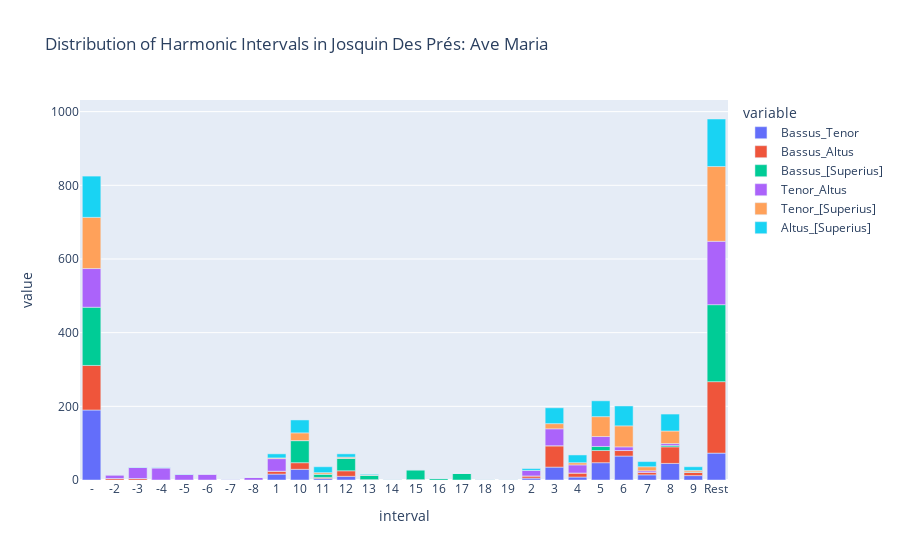

Notebook source saved alongside this figure:
### Code cell
# new har

kind = 'd'
directed = True
compound = True

interval_order_quality = ["-P8", "-M7", "-m7", "-M6", "-m6", "-P5", "-P4", "-M3", 
                          "-m3", "-M2", "-m2", "P1", "m2", "M2", "m3", "M3",
                          "P4", "P5", "m6", "M6", "m7", "M7", "P8"]
har = piece.harmonic(kind = kind, directed = directed, compound = compound)
har = har.fillna("-")
# count up the values in each item column--sum for each pitch.  
# make a copy 
har = har.apply(pd.Series.value_counts).fillna(0).astype(int).reset_index().copy()
# rename the index column to something more useful
har.rename(columns = {'index':'interval'}, inplace = True)
# apply the categorical list and sort
if kind == 'q':
    har['interval'] = pd.Categorical(har["interval"], categories=interval_order_quality)
har = har.sort_values(by = "interval").dropna().copy()
voices = har.columns.to_list()
# collect and print information about composer and piece
px.bar(har, x="interval", y=voices, title="Distribution of Harmonic Intervals in " + 
       piece.metadata['composer'] + ": " + piece.metadata['title'])

### Figure 1 — Plotly figure (JSON) as saved in the notebook; plotly's stock layout.template omitted (floating-point values rounded to 4 significant figures)
{"data": [{"alignmentgroup": "True", "hovertemplate": "variable=Bassus_Tenor<br>interval=%{x}<br>value=%{y}<extra></extra>", "legendgroup": "Bassus_Tenor", "marker": {"color": "#636efa", "pattern": {"shape": ""}}, "name": "Bassus_Tenor", "offsetgroup": "Bassus_Tenor", "orientation": "v", "showlegend": true, "textposition": "auto", "type": "bar", "x": ["-", "-2", "-3", "-4", "-5", "-6", "-7", "-8", "1", "10", "11", "12", "13", "14", "15", "16", "17", "18", "19", "2", "3", "4", "5", "6", "7", "8", "9", "Rest"], "xaxis": "x", "y": [190, 0, 0, 0, 0, 0, 0, 0, 16, 29, 4, 10, 0, 0, 0, 0, 0, 0, 0, 5, 35, 8, 47, 65, 14, 45, 12, 73], "yaxis": "y"}, {"alignmentgroup": "True", "hovertemplate": "variable=Bassus_Altus<br>interval=%{x}<br>value=%{y}<extra></extra>", "legendgroup": "Bassus_Altus", "marker": {"color": "#EF553B", "pattern": {"shape": ""}}, "name": "Bassus_Altus", "offsetgroup": "Bassus_Altus", "orientation": "v", "showlegend": true, "textposition": "auto", "type": "bar", "x": ["-", "-2", "-3", "-4", "-5", "-6", "-7", "-8", "1", "10", "11", "12", "13", "14", "15", "16", "17", "18", "19", "2", "3", "4", "5", "6", "7", "8", "9", "Rest"], "xaxis": "x", "y": [121, 4, 4, 0, 0, 0, 0, 0, 8, 18, 3, 15, 1, 0, 1, 0, 0, 0, 0, 6, 58, 11, 33, 15, 7, 45, 9, 194], "yaxis": "y"}, {"alignmentgroup": "True", "hovertemplate": "variable=Bassus_[Superius]<br>interval=%{x}<br>value=%{y}<extra></extra>", "legendgroup": "Bassus_[Superius]", "marker": {"color": "#00cc96", "pattern": {"shape": ""}}, "name": "Bassus_[Superius]", "offsetgroup": "Bassus_[Superius]", "orientation": "v", "showlegend": true, "textposition": "auto", "type": "bar", "x": ["-", "-2", "-3", "-4", "-5", "-6", "-7", "-8", "1", "10", "11", "12", "13", "14", "15", "16", "17", "18", "19", "2", "3", "4", "5", "6", "7", "8", "9", "Rest"], "xaxis": "x", "y": [158, 0, 0, 0, 0, 0, 0, 0, 0, 60, 9, 34, 12, 2, 27, 5, 18, 2, 1, 0, 0, 0, 11, 0, 0, 4, 1, 209], "yaxis": "y"}, {"alignmentgroup": "True", "hovertemplate": "variable=Tenor_Altus<br>interval=%{x}<br>value=%{y}<extra></extra>", "legendgroup": "Tenor_Altus", "marker": {"color": "#ab63fa", "pattern": {"shape": ""}}, "name": "Tenor_Altus", "offsetgroup": "Tenor_Altus", "orientation": "v", "showlegend": true, "textposition": "auto", "type": "bar", "x": ["-", "-2", "-3", "-4", "-5", "-6", "-7", "-8", "1", "10", "11", "12", "13", "14", "15", "16", "17", "18", "19", "2", "3", "4", "5", "6", "7", "8", "9", "Rest"], "xaxis": "x", "y": [105, 10, 30, 33, 15, 16, 2, 7, 34, 0, 0, 0, 0, 0, 0, 0, 0, 0, 0, 15, 46, 22, 27, 10, 4, 5, 0, 172], "yaxis": "y"}, {"alignmentgroup": "True", "hovertemplate": "variable=Tenor_[Superius]<br>interval=%{x}<br>value=%{y}<extra></extra>", "legendgroup": "Tenor_[Superius]", "marker": {"color": "#FFA15A", "pattern": {"shape": ""}}, "name": "Tenor_[Superius]", "offsetgroup": "Tenor_[Superius]", "orientation": "v", "showlegend": true, "textposition": "auto", "type": "bar", "x": ["-", "-2", "-3", "-4", "-5", "-6", "-7", "-8", "1", "10", "11", "12", "13", "14", "15", "16", "17", "18", "19", "2", "3", "4", "5", "6", "7", "8", "9", "Rest"], "xaxis": "x", "y": [139, 0, 0, 0, 0, 0, 0, 0, 2, 21, 4, 3, 1, 0, 0, 0, 0, 0, 0, 0, 14, 6, 54, 57, 11, 34, 4, 203], "yaxis": "y"}, {"alignmentgroup": "True", "hovertemplate": "variable=Altus_[Superius]<br>interval=%{x}<br>value=%{y}<extra></extra>", "legendgroup": "Altus_[Superius]", "marker": {"color": "#19d3f3", "pattern": {"shape": ""}}, "name": "Altus_[Superius]", "offsetgroup": "Altus_[Superius]", "orientation": "v", "showlegend": true, "textposition": "auto", "type": "bar", "x": ["-", "-2", "-3", "-4", "-5", "-6", "-7", "-8", "1", "10", "11", "12", "13", "14", "15", "16", "17", "18", "19", "2", "3", "4", "5", "6", "7", "8", "9", "Rest"], "xaxis": "x", "y": [112, 0, 1, 1, 1, 0, 0, 0, 11, 35, 16, 9, 2, 0, 0, 0, 0, 0, 0, 5, 43, 21, 43, 54, 14, 46, 10, 129], "yaxis": "y"}], "layout": {"barmode": "relative", "legend": {"title": {"text": "variable"}, "tracegroupgap": 0}, "title": {"text": "Distribution of Harmonic Intervals in Josquin Des Prés: Ave Maria"}, "xaxis": {"anchor": "y", "domain": [0, 1], "title": {"text": "interval"}}, "yaxis": {"anchor": "x", "domain": [0, 1], "title": {"text": "value"}}}}
